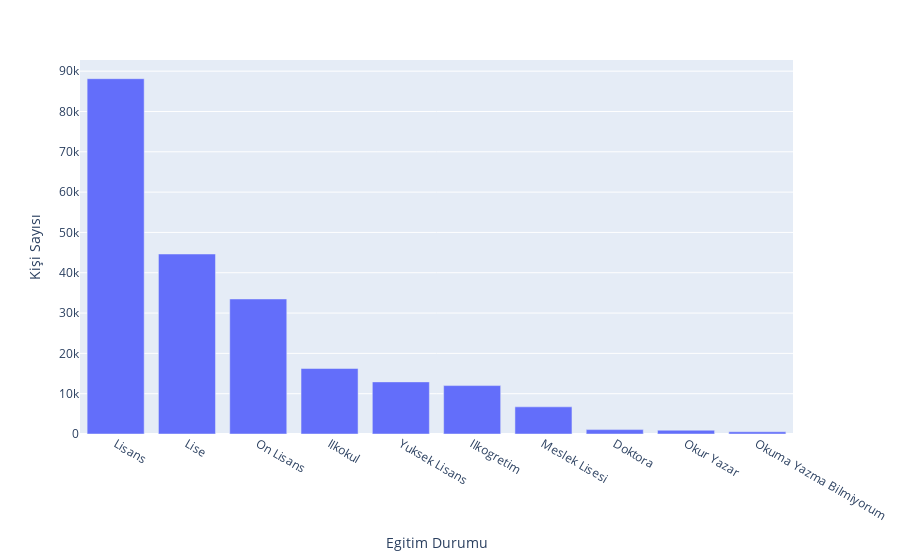

Notebook code for this chart:
### Code cell
x = df1["Egitim Durumu"]
y = df1["Kişi Sayısı"]

fig = px.bar(df1, x='Egitim Durumu', y='Kişi Sayısı')
fig.show()

### Figure 1 — Plotly figure (JSON) as saved in the notebook; plotly's stock layout.template omitted (floating-point values rounded to 4 significant figures)
{"data": [{"alignmentgroup": "True", "hovertemplate": "Egitim Durumu=%{x}<br>Kişi Sayısı=%{y}<extra></extra>", "legendgroup": "", "marker": {"color": "#636efa", "pattern": {"shape": ""}}, "name": "", "offsetgroup": "", "orientation": "v", "showlegend": false, "textposition": "auto", "type": "bar", "x": ["Lisans", "Lise", "On Lisans", "Ilkokul", "Yuksek Lisans", "Ilkogretim", "Meslek Lisesi", "Doktora", "Okur Yazar", "Okuma Yazma Bilmiyorum"], "xaxis": "x", "y": [88133, 44646, 33494, 16242, 12925, 12009, 6737, 1092, 936, 551], "yaxis": "y"}], "layout": {"barmode": "relative", "legend": {"tracegroupgap": 0}, "margin": {"t": 60}, "xaxis": {"anchor": "y", "domain": [0, 1], "title": {"text": "Egitim Durumu"}}, "yaxis": {"anchor": "x", "domain": [0, 1], "title": {"text": "Kişi Sayısı"}}}}
